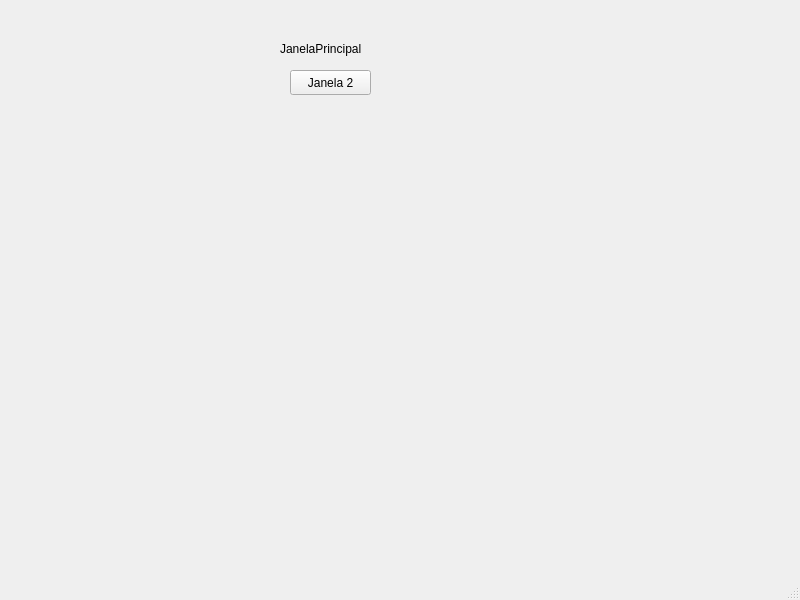
<?xml version="1.0" encoding="UTF-8"?>
<ui version="4.0">
 <class>MainWindow</class>
 <widget class="QMainWindow" name="MainWindow">
  <property name="geometry">
   <rect>
    <x>0</x>
    <y>0</y>
    <width>800</width>
    <height>600</height>
   </rect>
  </property>
  <property name="windowTitle">
   <string>MainWindow</string>
  </property>
  <widget class="QWidget" name="centralwidget">
   <widget class="QLabel" name="label">
    <property name="geometry">
     <rect>
      <x>280</x>
      <y>40</y>
      <width>141</width>
      <height>17</height>
     </rect>
    </property>
    <property name="text">
     <string>JanelaPrincipal</string>
    </property>
   </widget>
   <widget class="QPushButton" name="pushButton">
    <property name="geometry">
     <rect>
      <x>290</x>
      <y>70</y>
      <width>81</width>
      <height>25</height>
     </rect>
    </property>
    <property name="text">
     <string>Janela 2</string>
    </property>
   </widget>
  </widget>
  <widget class="QMenuBar" name="menubar">
   <property name="geometry">
    <rect>
     <x>0</x>
     <y>0</y>
     <width>800</width>
     <height>22</height>
    </rect>
   </property>
  </widget>
  <widget class="QStatusBar" name="statusbar"/>
 </widget>
 <resources/>
 <connections/>
</ui>
